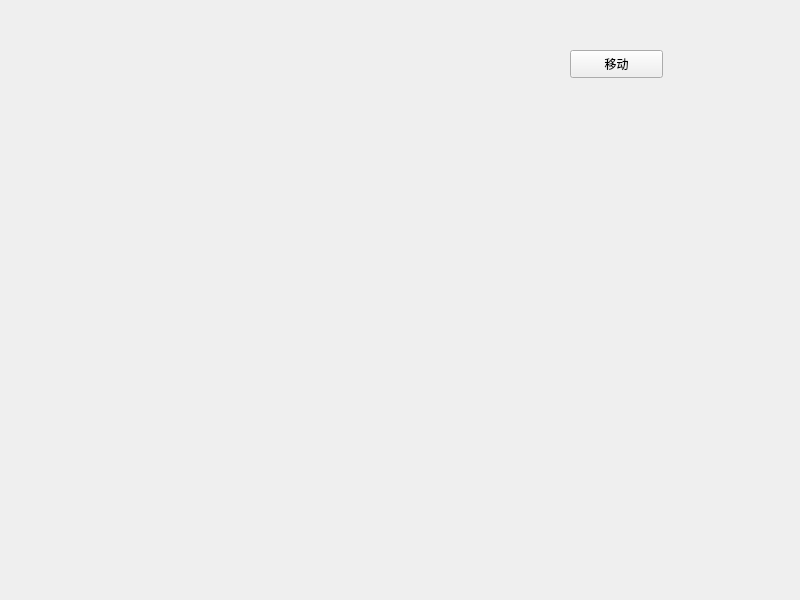
<?xml version="1.0" encoding="UTF-8"?>
<ui version="4.0">
 <class>Widget</class>
 <widget class="QWidget" name="Widget">
  <property name="geometry">
   <rect>
    <x>0</x>
    <y>0</y>
    <width>800</width>
    <height>600</height>
   </rect>
  </property>
  <property name="windowTitle">
   <string>Widget</string>
  </property>
  <widget class="QPushButton" name="pushButton">
   <property name="geometry">
    <rect>
     <x>570</x>
     <y>50</y>
     <width>93</width>
     <height>28</height>
    </rect>
   </property>
   <property name="text">
    <string>移动</string>
   </property>
  </widget>
 </widget>
 <resources/>
 <connections/>
</ui>
